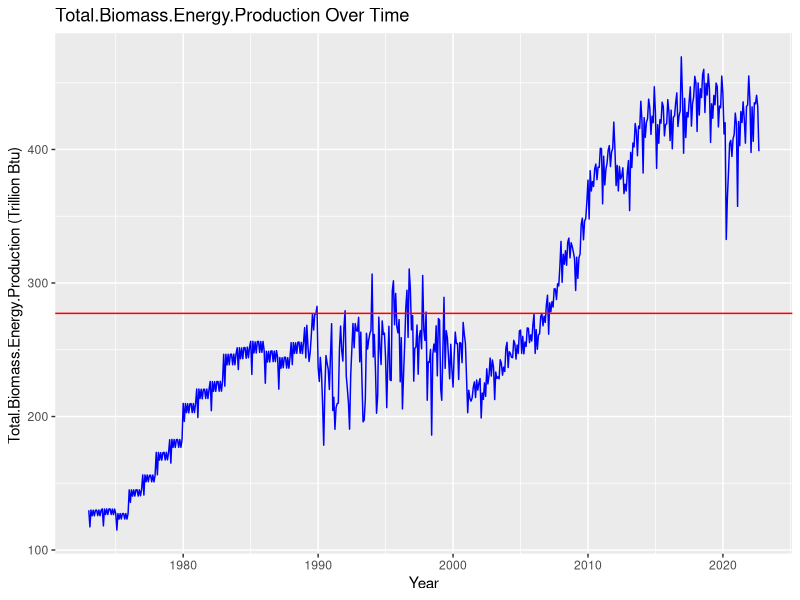
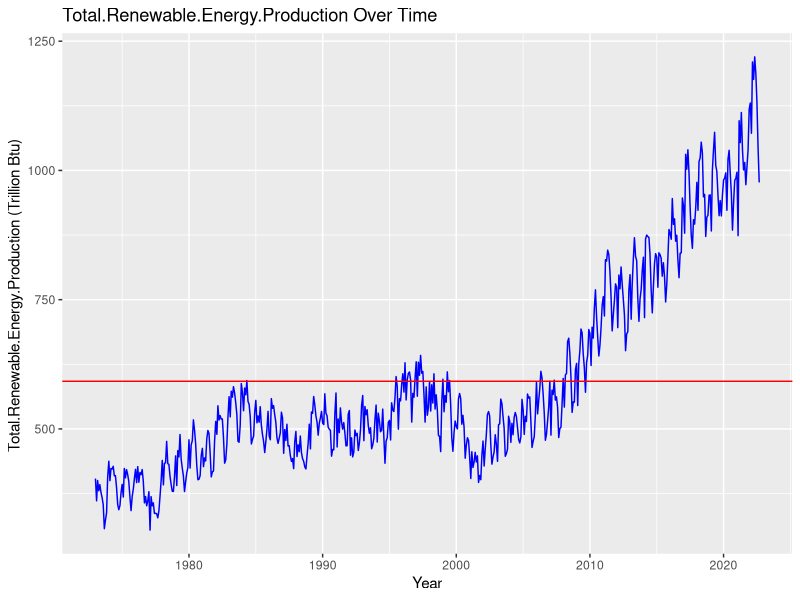
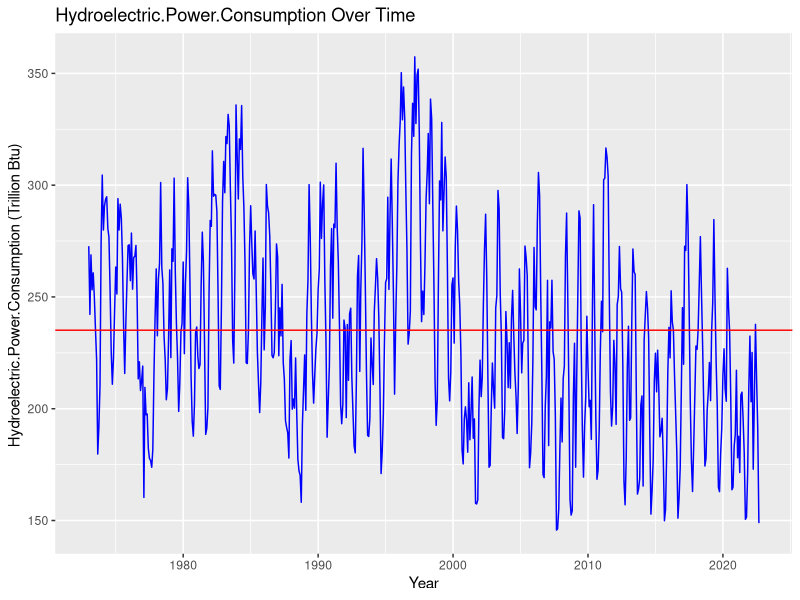
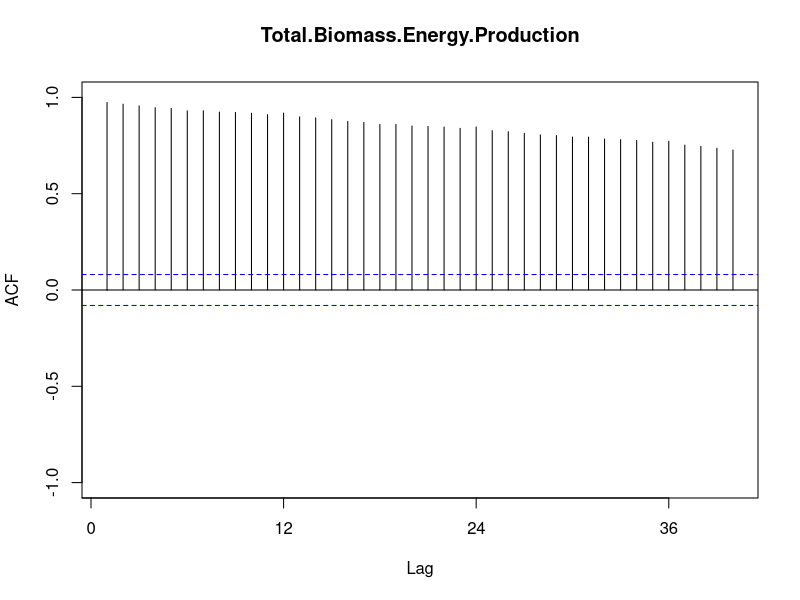
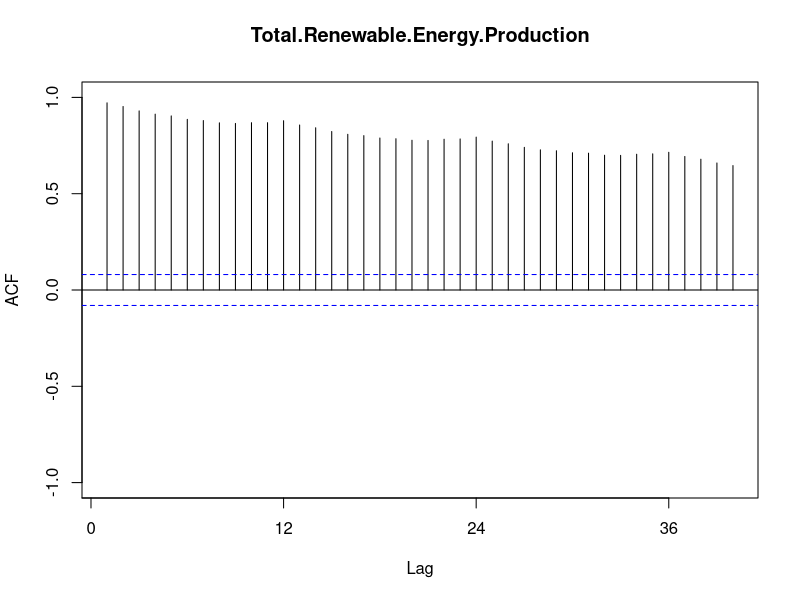
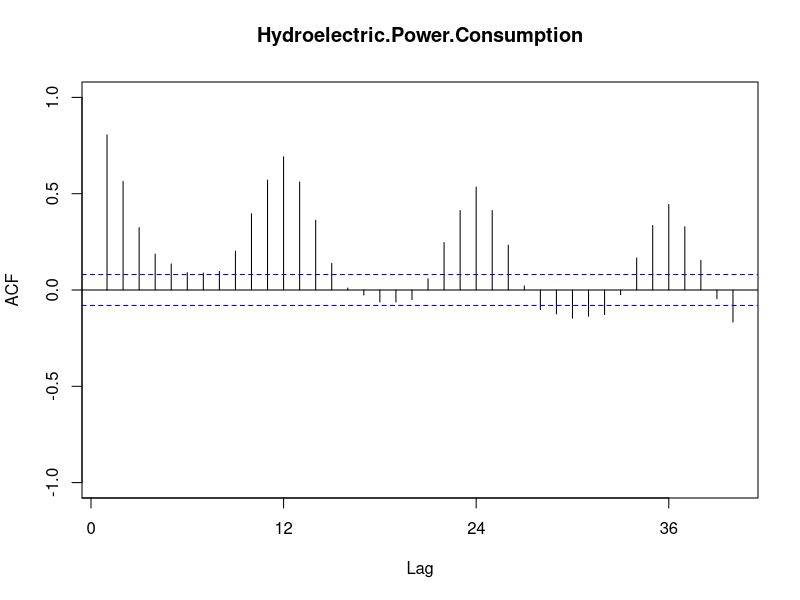
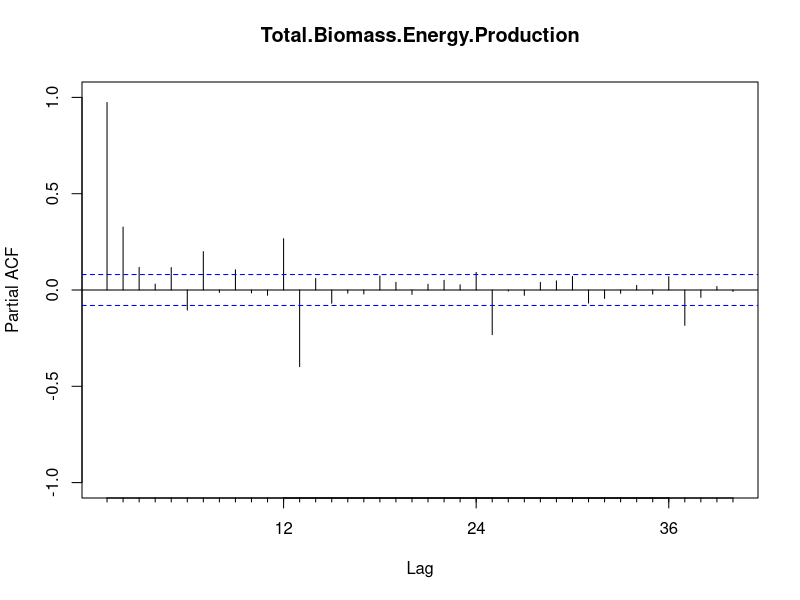
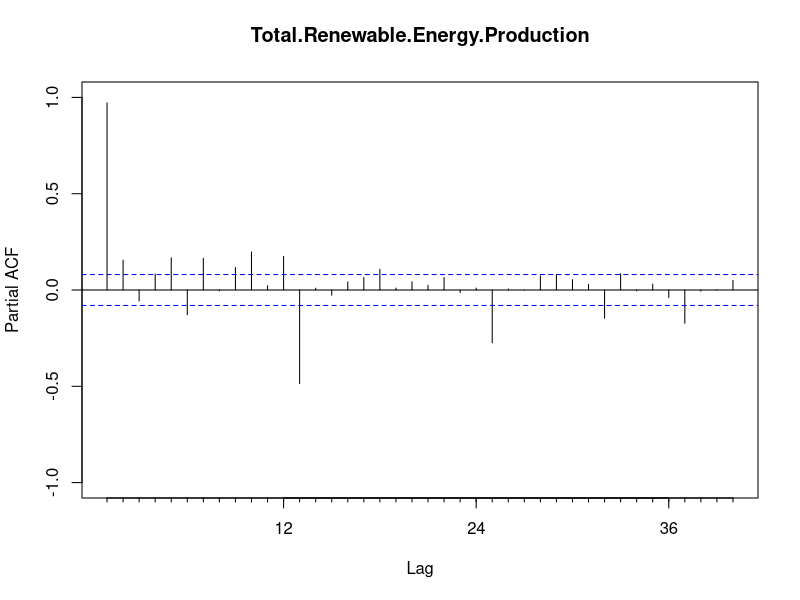

The R source for these figures, in order:
## ---- chunk 1
#Load/install required package here
library(forecast)
library(tseries)
library(dplyr)
library(lubridate)
library(ggplot2)
## ---- chunk 2
#Importing data set
energy_data <- read.csv(file="../Data/Table_10.1_Renewable_Energy_Production_and_Consumption_by_Source-Edit.csv", header = TRUE, dec = ".", sep=",",stringsAsFactors = TRUE) 

#transform Date column 
energy_data$Month<- ym(energy_data$Month)
colnames(energy_data)[1]<- "Date"
head(energy_data)
## ---- chunk 3
colnames(energy_data)
data<- energy_data[,c(1,4,5,6)]
head(data)
tail(data) #no zeros 
## ---- chunk 4
ts_data<- ts(data[,(2:4)], frequency = 12, start = c(1973,1))
head(ts_data)
## ---- chunk 5
mean(data$Total.Biomass.Energy.Production)
sd(data$Total.Biomass.Energy.Production)
mean(data$Total.Renewable.Energy.Production)
sd(data$Total.Renewable.Energy.Production)
mean(data$Hydroelectric.Power.Consumption)
sd(data$Hydroelectric.Power.Consumption)
## ---- chunk 6
for(i in 1:(ncol(data)-1)){
  print(ggplot(data, aes(x=Date, y=data[,(1+i)])) +
          geom_line(color="blue") +
          geom_hline(yintercept = mean(data[,(1+i)]), color="red") + 
          ylab(paste0(colnames(data)[1+i], " (Trillion Btu)", sep = " "))+
          xlab("Year")+
          labs(title = paste0(colnames(data)[1+i], " Over Time", sep = " "))
         )
}
## ---- chunk 7
cor.test(data$Total.Biomass.Energy.Production, data$Total.Renewable.Energy.Production)
cor.test(data$Total.Biomass.Energy.Production, data$Hydroelectric.Power.Consumption)
cor.test(data$Total.Renewable.Energy.Production, data$Hydroelectric.Power.Consumption)
## ---- chunk 8
name<- colnames(data)
for(i in 1:(ncol(data)-1)){
  Acf(ts_data[,i], lag.max=40, main=name[i+1],ylim=c(-1,1))
}
## ---- chunk 9
for(i in 1:(ncol(data)-1)){
  Pacf(ts_data[,i], lag.max=40,main=name[i+1], ylim=c(-1,1))
}

